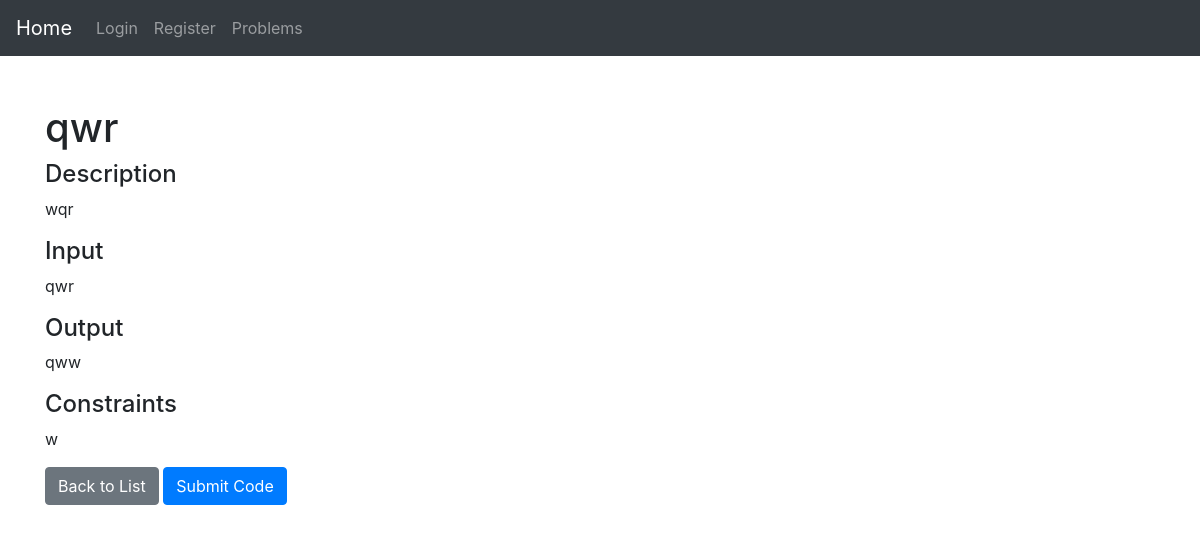
/problems/4/, run on the app's committed database.
### problems/models.py (models this page shows, shortened)
class Problem(models.Model):
    title = models.CharField(max_length=200)
    description = models.TextField()
    input = models.TextField()
    output = models.TextField()
    constraints = models.TextField()

### problems/views.py (the view)
# urls.py: path('<int:problem_id>/', views.problem_detail, name='problem_detail'),
def problem_detail(request, problem_id):
    problem = get_object_or_404(Problem, id=problem_id)
    test_cases = problem.test_cases.all()
    return render(request, 'problem_detail.html', {'problem': problem, 'test_cases': test_cases})

### problems/templates/problem_detail.html (shortened to what this page needs)
<!DOCTYPE html>
<html lang="en">
<head>
    <link href="https://maxcdn.bootstrapcdn.com/bootstrap/4.5.2/css/bootstrap.min.css" rel="stylesheet" />
</head>
<body>
    <nav class="navbar navbar-expand-lg navbar-dark bg-dark">
        <a class="navbar-brand" href="{% url 'home' %}">Home</a>
        <div class="collapse navbar-collapse">
            <ul class="navbar-nav mr-auto">
                {% if user.is_authenticated %}
                    <li class="nav-item">
                        <a class="nav-link" href="{% url 'logout' %}">Logout</a>
                    </li>
                {% else %}
                    <li class="nav-item">
                        <a class="nav-link" href="{% url 'login' %}">Login</a>
                    </li>
                    <li class="nav-item">
                        <a class="nav-link" href="{% url 'register' %}">Register</a>
                    </li>
                {% endif %}
                <li class="nav-item">
                    <a class="nav-link" href="{% url 'problem_list' %}">Problems</a>
                </li>
            </ul>
        </div>
    </nav>
</body>
</html>
<head>
    <link href="https://maxcdn.bootstrapcdn.com/bootstrap/4.5.2/css/bootstrap.min.css" rel="stylesheet" />
</head>
<body>
    <div class="container mt-5">
        <h1>{{ problem.title }}</h1>
        <h4>Description</h4>
        <p>{{ problem.description }}</p>
        <h4>Input</h4>
        <p>{{ problem.input }}</p>
        <h4>Output</h4>
        <p>{{ problem.output }}</p>
        <h4>Constraints</h4>
        <p>{{ problem.constraints }}</p>
        <a href="{% url 'problem_list' %}" class="btn btn-secondary">Back to List</a>
        <a href="{% url 'submit_code' problem.id %}" class="btn btn-primary">Submit Code</a>
    </div>
</body>
</html>

### data on the page
Problem: title "qwr", description "wqr", input "qwr", output "qww", constraints "w"
